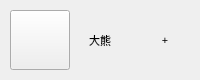
<?xml version="1.0" encoding="UTF-8"?>
<ui version="4.0">
 <class>UserItem</class>
 <widget class="QWidget" name="UserItem">
  <property name="geometry">
   <rect>
    <x>0</x>
    <y>0</y>
    <width>200</width>
    <height>80</height>
   </rect>
  </property>
  <property name="minimumSize">
   <size>
    <width>80</width>
    <height>80</height>
   </size>
  </property>
  <property name="maximumSize">
   <size>
    <width>152415</width>
    <height>80</height>
   </size>
  </property>
  <property name="font">
   <font>
    <family>微软雅黑</family>
    <pointsize>8</pointsize>
   </font>
  </property>
  <property name="windowTitle">
   <string>Form</string>
  </property>
  <property name="styleSheet">
   <string notr="true">QWidget:hover{background-color: rgb(214, 214, 214);}</string>
  </property>
  <layout class="QHBoxLayout" name="horizontalLayout">
   <property name="spacing">
    <number>0</number>
   </property>
   <property name="leftMargin">
    <number>0</number>
   </property>
   <property name="topMargin">
    <number>0</number>
   </property>
   <property name="rightMargin">
    <number>0</number>
   </property>
   <property name="bottomMargin">
    <number>0</number>
   </property>
   <item>
    <widget class="QWidget" name="wdg_1" native="true">
     <property name="minimumSize">
      <size>
       <width>80</width>
       <height>80</height>
      </size>
     </property>
     <property name="maximumSize">
      <size>
       <width>80</width>
       <height>80</height>
      </size>
     </property>
     <property name="layoutDirection">
      <enum>Qt::LeftToRight</enum>
     </property>
     <property name="styleSheet">
      <string notr="true"/>
     </property>
     <widget class="QPushButton" name="pb_icon">
      <property name="geometry">
       <rect>
        <x>10</x>
        <y>10</y>
        <width>60</width>
        <height>60</height>
       </rect>
      </property>
      <property name="minimumSize">
       <size>
        <width>60</width>
        <height>60</height>
       </size>
      </property>
      <property name="maximumSize">
       <size>
        <width>60</width>
        <height>60</height>
       </size>
      </property>
      <property name="layoutDirection">
       <enum>Qt::LeftToRight</enum>
      </property>
      <property name="text">
       <string/>
      </property>
      <property name="icon">
       <iconset resource="resource.qrc">
        <normaloff>:/tx/7.png</normaloff>:/tx/7.png</iconset>
      </property>
      <property name="iconSize">
       <size>
        <width>60</width>
        <height>60</height>
       </size>
      </property>
      <property name="flat">
       <bool>false</bool>
      </property>
     </widget>
    </widget>
   </item>
   <item>
    <widget class="QLabel" name="lb_name">
     <property name="minimumSize">
      <size>
       <width>60</width>
       <height>20</height>
      </size>
     </property>
     <property name="font">
      <font>
       <family>AcadEref</family>
       <pointsize>8</pointsize>
      </font>
     </property>
     <property name="text">
      <string>大熊</string>
     </property>
     <property name="alignment">
      <set>Qt::AlignCenter</set>
     </property>
    </widget>
   </item>
   <item>
    <widget class="QPushButton" name="pb_add">
     <property name="text">
      <string>+</string>
     </property>
     <property name="flat">
      <bool>true</bool>
     </property>
    </widget>
   </item>
  </layout>
 </widget>
 <resources>
  <include location="resource.qrc"/>
 </resources>
 <connections/>
</ui>
